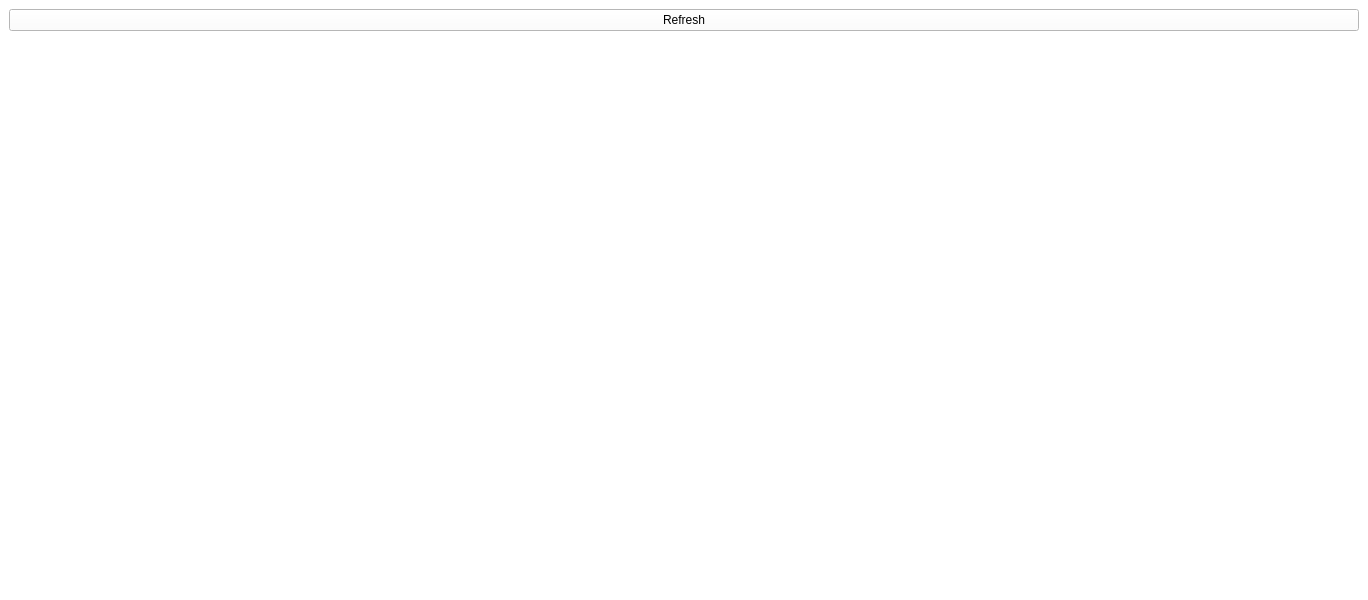
<?xml version="1.0" encoding="UTF-8"?>
<ui version="4.0">
 <class>MainWindow</class>
 <widget class="QMainWindow" name="MainWindow">
  <property name="geometry">
   <rect>
    <x>0</x>
    <y>0</y>
    <width>1368</width>
    <height>600</height>
   </rect>
  </property>
  <property name="windowTitle">
   <string>MainWindow</string>
  </property>
  <property name="styleSheet">
   <string notr="true">background-color: rgb(255, 255, 255);
border-color: qlineargradient(spread:pad, x1:0.972, y1:1, x2:1, y2:0, stop:0 rgba(0, 73, 0, 111), stop:1 rgba(255, 255, 255, 255));</string>
  </property>
  <widget class="QWidget" name="centralwidget">
   <layout class="QVBoxLayout" name="verticalLayout">
    <item>
     <widget class="QPushButton" name="pushButton">
      <property name="styleSheet">
       <string notr="true">font: 63 11pt &quot;Segoe UI Semibold&quot;;</string>
      </property>
      <property name="text">
       <string>Refresh</string>
      </property>
     </widget>
    </item>
    <item>
     <layout class="QVBoxLayout" name="detail_alt">
      <item>
       <widget class="QWidget" name="widget" native="true"/>
      </item>
     </layout>
    </item>
    <item>
     <layout class="QVBoxLayout" name="detail_temp">
      <item>
       <widget class="QWidget" name="widget_2" native="true"/>
      </item>
     </layout>
    </item>
   </layout>
  </widget>
  <widget class="QMenuBar" name="menubar">
   <property name="geometry">
    <rect>
     <x>0</x>
     <y>0</y>
     <width>1368</width>
     <height>21</height>
    </rect>
   </property>
  </widget>
  <widget class="QStatusBar" name="statusbar"/>
 </widget>
 <resources/>
 <connections/>
</ui>
